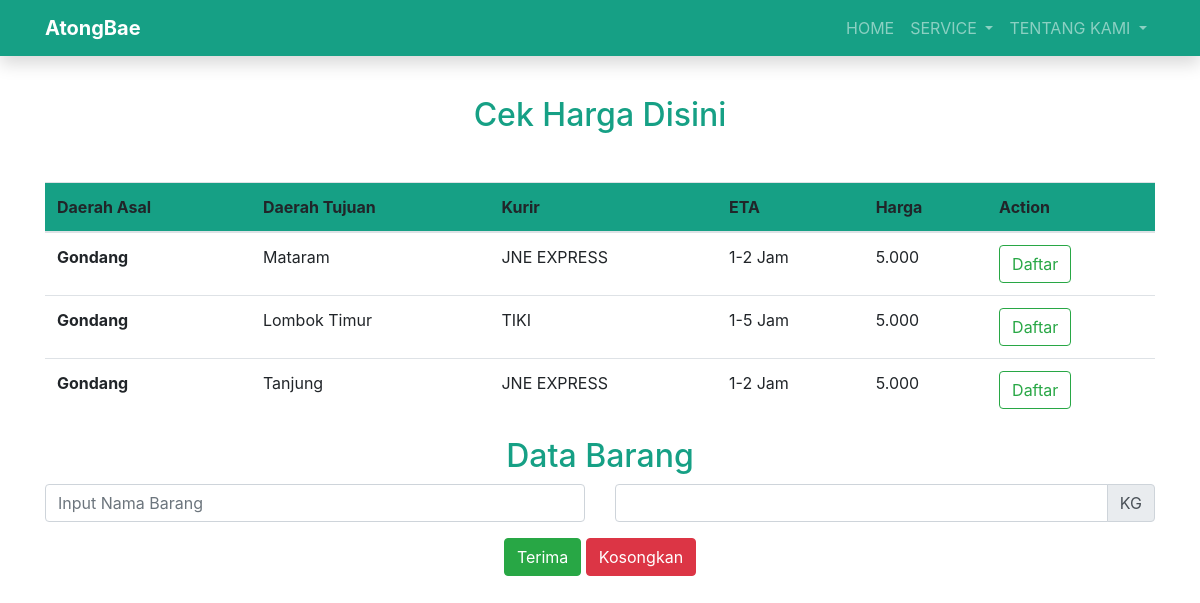
The page /princing.php on the database its author committed.
### tables this page shows
CREATE TABLE `tbl_ongkir` (
  `Id` int(11) NOT NULL,
  `Daerah_Asal` varchar(255) NOT NULL,
  `Daerah_Tujuan` varchar(255) NOT NULL,
  `Kurir` varchar(100) NOT NULL,
  `ETA` varchar(50) NOT NULL,
  `Harga` int(11) NOT NULL
);

### princing.php (the view, shortened to what this page needs)
<?php
include 'db.php';
$sql = 'SELECT * FROM tbl_ongkir';
$ongkir = mysqli_query($conn, $sql);
?>
<!doctype html>
<html lang="en">
<head>
    <link rel="stylesheet" href="./assets/css/bootstrap.min.css">
    <link rel="stylesheet" type="text/css" href="./assets/css/style.css">
    <link rel="stylesheet" href="https://cdnjs.cloudflare.com/ajax/libs/font-awesome/5.13.0/css/all.min.css">
</head>
<body>
    <nav class="navbar fixed-top navbar-expand-lg navbar-dark shadow" style="background-color: #16a085">
        <div class="container">
            <a class="navbar-brand" href="index.php"><strong>AtongBae</strong></a>
            <div class="collapse navbar-collapse" id="navbarNav">
                <ul class="navbar-nav ml-auto">
                    <ul class="navbar-nav nav-flex-icons">
                        <li class="nav-item ">
                            <a class="nav-link page-scroll" href="index.php">HOME <span class="sr-only">(current)</span></a>
                        </li>
                        <li class="nav-item dropdown">
                            <a class="nav-link dropdown-toggle" href="#" id="navbarDropdownMenuLink" data-toggle="dropdown" aria-haspopup="true" aria-expanded="false">
                                SERVICE
                            </a>
                        </li>
                        <li class="nav-item dropdown">
                            <a class="nav-link dropdown-toggle" href="#" id="navbarDropdownMenuLink" data-toggle="dropdown" aria-haspopup="true" aria-expanded="false">
                                TENTANG KAMI
                            </a>
                        </li>
                    </ul>
            </div>
        </div>
    </nav>
    <div class="cek jumbotron-fluid mt-5">
        <div class="container">
            <div class="row">
                <div class="col-md-12 mt-5">
                    <?php if ($_GET['user'] == '' || $_GET['user'] != '') {
                    ?>
                        <h2 class="text-center mb-5" style="color: #16a085;">Cek Harga Disini</h2>
                        <table class="table">
                            <thead style="background-color: #16a085;">
                                <tr>
                                    <th scope="col">Daerah Asal</th>
                                    <th scope="col">Daerah Tujuan</th>
                                    <th scope="col">Kurir</th>
                                    <th scope="col">ETA</th>
                                    <th scope="col">Harga</th>
                                    <th scope="col">Action</th>
                                </tr>
                            </thead>
                            <tbody>
                                <?php
                                while ($data = mysqli_fetch_object($ongkir)) {
                                ?>
                                    <tr>
                                        <th><?= $data->Daerah_Asal ?></th>
                                        <td><?= $data->Daerah_Tujuan ?></td>
                                        <td><?= $data->Kurir ?></td>
                                        <td><?= $data->ETA ?></td>
                                        <td><?= number_format($data->Harga, 0, ',', '.')  ?></td>
                                        <td>
                                            <?php
                                            $cek = $_GET['user'];
                                            if ($cek != '') {
                                            ?>
                                                <form class="form-inline my-2 my-lg-0" action="" method="POST">
                                                    <a href="princing.php?hal=pilih&id=<?= $data->Id ?>&user=<?= $_GET['user'] ?>" name="pilih" class="btn btn-outline-success">Pilih</a>
                                                </form>
                                            <?php } elseif ($cek == '') { ?>
                                                <a href="daftar.php" class="btn btn-outline-success">Daftar</a>
                                            <?php } ?>
                                        </td>
                                    </tr>
                                <?php } ?>
                            </tbody>
                        </table>
                    <?php } ?>
                </div>
                <div class="col-md-12 col-12">
                    <h2 class="text-center" style="color: #16a085;"> Data Barang</h2>
                    <form method="post" action="" enctype="multipart/form-data">
                        <div class="row">
                            <div class="col-md-6 col-6">
                                <div class="form-group ">
                                    <input type="text" name="Nama_Barang" class="form-control" placeholder="Input Nama Barang" required>
                                </div>
                            </div>
                            <div class="col-md-6 col-6">
                                <div class="input-group mb-3">
                                    <input type="text" class="form-control" name="Berat" aria-label="Amount (to the nearest dollar)">
                                    <div class="input-group-append">
                                        <span class="input-group-text">KG</span>
                                    </div>
                                </div>
                            </div>
                        </div>
                        <div class="col-md-12 text-center">
                            <button type="submit" class="btn btn-success" name="bsimpan">Terima</button>
                            <button type="reset" class="btn btn-danger" name="breset">Kosongkan</button>
                        </div>
                    </form>
                </div>
            </div>
        </div>
    </div>
</body>
</html>

### assets/css/style.css (style rules this page uses)
body { position: relative; }
.navbar { box-shadow: 2px 2px 2px rgba(9, 83, 83, 0.8); }

### rows shown on the page
tbl_ongkir: Daerah_Asal "Gondang", Daerah_Tujuan "Mataram", Kurir "JNE EXPRESS", ETA "1-2 Jam", Harga "5.000"
tbl_ongkir: Daerah_Asal "Gondang", Daerah_Tujuan "Lombok Timur", Kurir "TIKI", ETA "1-5 Jam", Harga "5.000"
tbl_ongkir: Daerah_Asal "Gondang", Daerah_Tujuan "Tanjung", Kurir "JNE EXPRESS", ETA "1-2 Jam", Harga "5.000"
